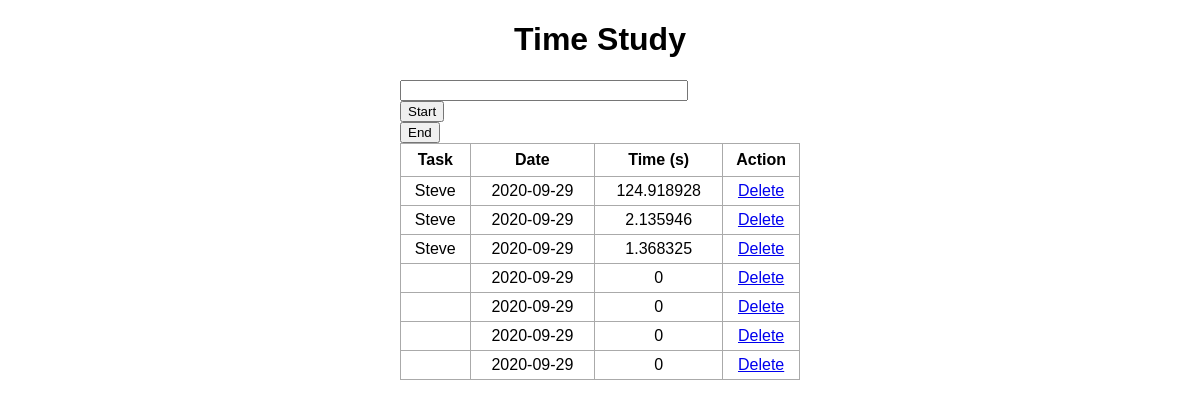
Before: / with the older database file.
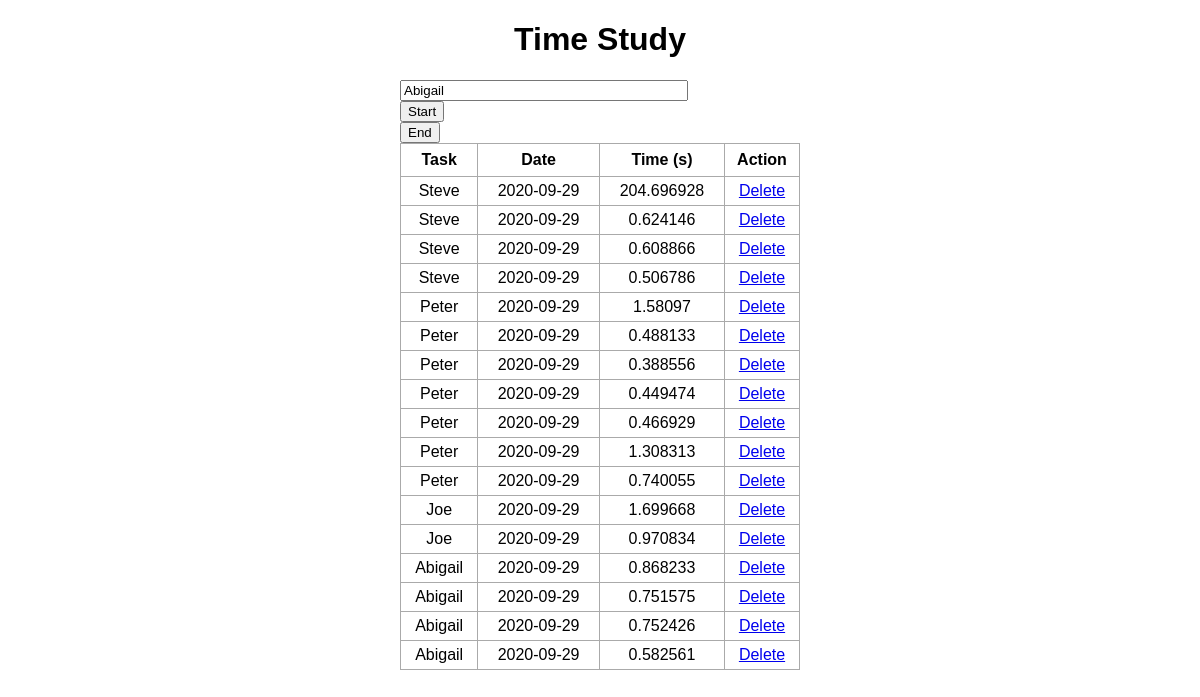
After: the same page with the newer database file.
### app.py (models this page shows, shortened)
class Task(db.Model):
    id = db.Column(db.Integer, primary_key=True)
    content = db.Column(db.String(200), nullable=False)
    date_created = db.Column(db.DateTime, default=datetime.utcnow)
    time_diff = db.Column(db.Integer, default=0)

### app.py (the view)
@app.route('/', methods=['POST', 'GET'])
def index():
    if request.method == 'POST':
        employee_name = request.form['content']
        new_entry = Task(content=employee_name)
        try:
            db.session.add(new_entry)
            db.session.commit()
            return redirect('/')
        except:
            return "There was an issue creating the task."
    else:
        tasks = Task.query.order_by(Task.date_created).all()
        return render_template('index.html',
                                tasks = tasks)

### templates/index.html (shortened to what this page needs)
{% extends 'base.html' %}
{% block body %}
<div class="content">
    <h1 style="text-align: center">Time Study</h1>
    {% if tasks|length < 1 %}
    <h4 style="text-align: center">There are no entries. Start one below</h4>
    <form action="/" method="POST">
        <input type="text" name="content" id="content">
        <br>
        <input type="submit" value="Start">
    </form>
    <form action="/" method="POST">
        <input type="submit" name="end_button" value="End">
    </form>
    {% else %}
    <form action="/" method="POST">
        <input type="text" name="content" id="content" value="{{tasks[tasks|length-1].content}}">
        <br>
        <input type="submit" value="Start">
    </form>
    <form action="/end/{{tasks[tasks|length-1].id}}" method="POST">
        <input type="submit" name="end_button" value="End">
    </form>
    <table>
        <tr>
            <th>Task</th>
            <th>Date</th>
            <th>Time (s)</th>
            <th>Action</th>
        </tr>
        {% for task in tasks %}
        <tr>
            <td>{{ task.content}}</td>
            <td>{{ task.date_created.date() }}</td>
            <td>{{ task.time_diff }}</td>
            <td>
                <a href="/delete/{{task.id}}">Delete</a>
            </td>
        </tr>
        {% endfor %}
    </table>
    {% endif %}
</div>
{% endblock %}

### templates/base.html (shortened to what this page needs)
<!DOCTYPE html>
<html lang="en">
<head>
    <link rel="stylesheet" href="{{ url_for('static', filename='css/main.css') }}">
</head>
<body>
    {% block body %}{% endblock %}
</body>
</html>

### static/css/main.css (style rules this page uses)
body, html { margin: 0; font-family: sans-serif; }
.content { margin: 0 auto; width: 400px; }
table, td, th { border: 1px solid #aaa; }
table { border-collapse: collapse; width: 100%; }
th { height: 30px; }
td { text-align: center; padding: 5px; }
#content { width: 70%; }

Changed rows visible on the page:
removed Task: content "Steve", date_created "2020-09-29", time_diff "124.918928"
removed Task: content "Steve", date_created "2020-09-29", time_diff "2.135946"
removed Task: content "Steve", date_created "2020-09-29", time_diff "1.368325"
removed Task: date_created "2020-09-29", time_diff "0"
removed Task: date_created "2020-09-29", time_diff "0"
removed Task: date_created "2020-09-29", time_diff "0"
removed Task: date_created "2020-09-29", time_diff "0"
added Task: content "Steve", date_created "2020-09-29", time_diff "204.696928"
added Task: content "Steve", date_created "2020-09-29", time_diff "0.624146"
added Task: content "Steve", date_created "2020-09-29", time_diff "0.608866"
added Task: content "Steve", date_created "2020-09-29", time_diff "0.506786"
added Task: content "Peter", date_created "2020-09-29", time_diff "1.58097"
added Task: content "Peter", date_created "2020-09-29", time_diff "0.488133"
added Task: content "Peter", date_created "2020-09-29", time_diff "0.388556"
added Task: content "Peter", date_created "2020-09-29", time_diff "0.449474"
added Task: content "Peter", date_created "2020-09-29", time_diff "0.466929"
added Task: content "Peter", date_created "2020-09-29", time_diff "1.308313"
added Task: content "Peter", date_created "2020-09-29", time_diff "0.740055"
added Task: content "Joe", date_created "2020-09-29", time_diff "1.699668"
added Task: content "Joe", date_created "2020-09-29", time_diff "0.970834"
added Task: content "Abigail", date_created "2020-09-29", time_diff "0.868233"
added Task: content "Abigail", date_created "2020-09-29", time_diff "0.751575"
added Task: content "Abigail", date_created "2020-09-29", time_diff "0.752426"
added Task: content "Abigail", date_created "2020-09-29", time_diff "0.582561"
Other visible differences:
form field content: (not shown) → "Abigail"
